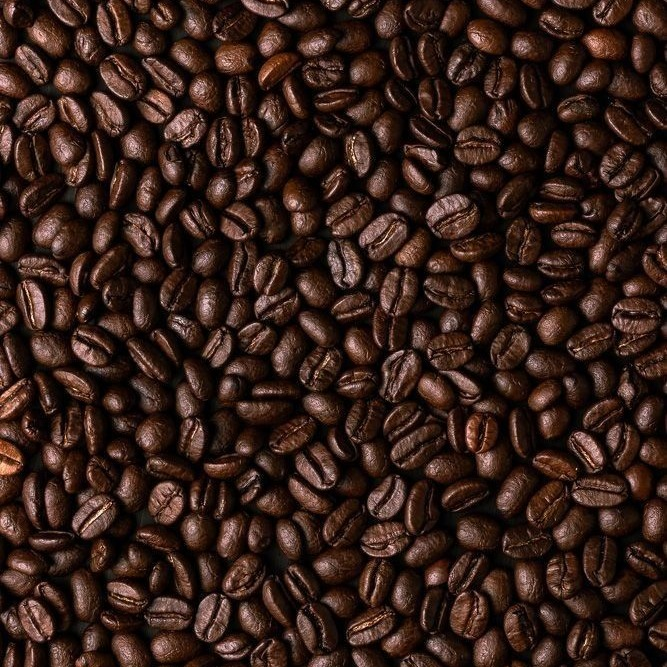
#> input picture klova-coffee-video/source/assets/beans.jpg, 667 x 667 px
$ python -i lib.py   (imports and definitions only)
#> lines starting #> are read from the running program, lines starting #| are printed output that depends on the picture
# -*- coding: utf-8 -*-
"""Shared helpers: palette, paper textures, cut-out sprites, compositing."""
import math, os, zlib
import numpy as np
from PIL import Image, ImageDraw, ImageFont, ImageFilter
from scipy import ndimage

ROOT = os.path.dirname(os.path.abspath(__file__))
W, H = 1080, 1920
FPS = 12

FONT_L = os.path.join(ROOT, 'fonts', 'Lalezar-Regular.ttf')
FONT_C = os.path.join(ROOT, 'fonts', 'Changa.ttf')

# One palette for the whole film (unified look)
C = dict(
    bg=(238, 226, 205), paper=(251, 245, 233), cream=(243, 230, 206),
    kraft=(198, 152, 106), kraft_d=(160, 117, 78), kraft_l=(219, 183, 140),
    esp=(45, 28, 20), brown=(96, 62, 41), brown_l=(138, 92, 60),
    terra=(210, 88, 50), terra_d=(168, 62, 36),
    mustard=(234, 177, 72), mustard_d=(192, 136, 46),
    green=(112, 139, 82), green_d=(78, 103, 58),
    cherry=(196, 54, 44), cherry_d=(138, 32, 28),
    navy=(58, 78, 108), white=(253, 250, 244),
)
SHADOW_RGB = (52, 30, 16)


def rgba(c, a=255):
    return tuple(c[:3]) + (a,)


def seed_of(*parts):
    return zlib.crc32(repr(parts).encode()) & 0xffffffff


def rnd(*parts):
    return np.random.default_rng(seed_of(*parts))


# ---------------------------------------------------------------- textures
def noise_field(h, w, seed, sigma_fine=0.7, coarse_div=10, sigma_coarse=2.0):
    r = np.random.default_rng(seed)
    a = ndimage.gaussian_filter(r.standard_normal((h, w)).astype(np.float32), sigma_fine)
    a /= a.std() + 1e-6
    ch, cw = max(2, h // coarse_div), max(2, w // coarse_div)
    b = ndimage.gaussian_filter(r.standard_normal((ch, cw)).astype(np.float32), sigma_coarse)
    b /= b.std() + 1e-6
    b = np.asarray(Image.fromarray(b, 'F').resize((w, h), Image.BILINEAR))
    return a, b


def texturize(im, fine=0.035, coarse=0.03, seed=0):
    arr = np.asarray(im).astype(np.float32).copy()
    h, w = arr.shape[:2]
    a, b = noise_field(h, w, seed)
    t = 1 + fine * a + coarse * b
    arr[..., :3] *= t[..., None]
    return Image.fromarray(np.clip(arr, 0, 255).astype(np.uint8), 'RGBA')


# [23 lines left out: function cut_border, not called in this run]


# ---------------------------------------------------------------- drawing canvas (supersampled)
class SS:
    """Supersampled RGBA drawing surface; coordinates are in final pixels."""

    # [4 lines left out: function __init__, not called in this run]

    def P(self, x, y):
        return ((x + self.pad) * self.ss, (y + self.pad) * self.ss)

    def pts(self, pts):
        return [self.P(x, y) for x, y in pts]

    # [4 lines left out: function box, not called in this run]

    def ellipse(self, b, fill=None, outline=None, width=0):
        self.d.ellipse(self.box(b), fill=_c(fill), outline=_c(outline), width=int(width * self.ss))

    def circle(self, cx, cy, r, fill=None, outline=None, width=0):
        self.ellipse((cx - r, cy - r, cx + r, cy + r), fill, outline, width)

    def rect(self, b, fill=None, outline=None, width=0):
        self.d.rectangle(self.box(b), fill=_c(fill), outline=_c(outline), width=int(width * self.ss))

    def rrect(self, b, r, fill=None, outline=None, width=0):
        self.d.rounded_rectangle(self.box(b), radius=r * self.ss, fill=_c(fill), outline=_c(outline),
                                 width=int(width * self.ss))

    def poly(self, pts, fill=None, outline=None, width=0):
        self.d.polygon(self.pts(pts), fill=_c(fill), outline=_c(outline), width=int(width * self.ss))

    # [5 lines left out: function line, not called in this run]

    def arc(self, b, start, end, fill, width):
        self.d.arc(self.box(b), start, end, fill=_c(fill), width=int(width * self.ss))

    # [9 lines left out: functions text, paste, not called in this run]

    def result(self):
        return self.im.resize((self.w + 2 * self.pad, self.h + 2 * self.pad), Image.LANCZOS)


# [4 lines left out: function _c, not called in this run]


# ---------------------------------------------------------------- sprites + compositing
class Sprite:
    # [9 lines left out: function __init__, not called in this run]


def make_sprite(im, border=7, border_color=C['white'], seed=0, tex=True, blur=7, rough=0.45):
    if tex:
        im = texturize(im, 0.035, 0.03, seed)
    if border:
        im = cut_border(im, border, border_color, seed + 3, rough)
    return Sprite(im, blur)


# [45 lines left out: functions paste, place, local_to_world, not called in this run]


# ---------------------------------------------------------------- easing
def clamp(v, a=0.0, b=1.0):
    return max(a, min(b, v))


def ease_io(p):
    p = clamp(p)
    return p * p * (3 - 2 * p)


def ease_out(p):
    p = clamp(p)
    return 1 - (1 - p) ** 3


def ease_in(p):
    p = clamp(p)
    return p ** 3


def lerp(a, b, p):
    return a + (b - a) * p


def pop_scale(k):
    """Scale for the k-th image after an item is slapped down (stop-motion overshoot)."""
    return [1.28, 0.93, 1.03, 1.0][k] if 0 <= k < 4 else 1.0


def pop_lift(k):
    return [1.0, 0.25, 0.05, 0.0][k] if 0 <= k < 4 else 0.0

>>> import cv2
>>> picture = cv2.imread('../source/assets/beans.jpg', cv2.IMREAD_GRAYSCALE)
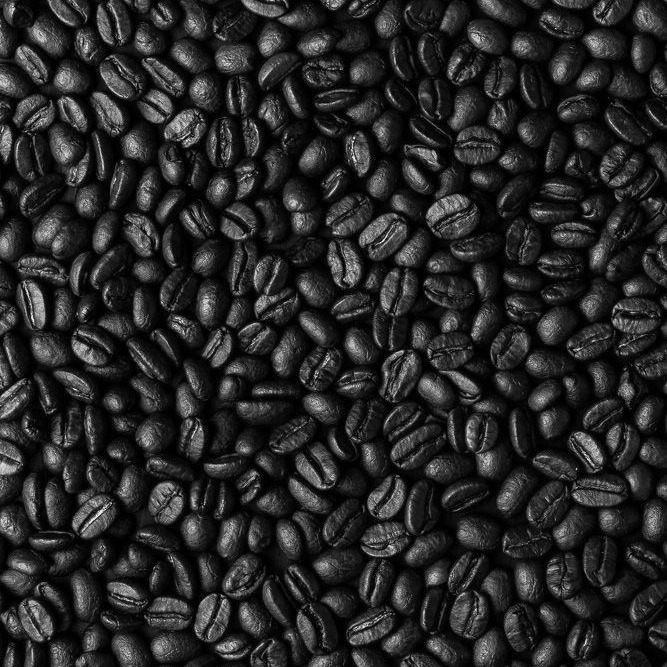
#> picture: shape (667, 667); min 0, max 249, mean 39.7
>>> result = make_sprite(picture)
#> (the run stopped early here; a loop or call above may not have finished)

$ run again, on klova-coffee-video/source/assets/farmer.jpg
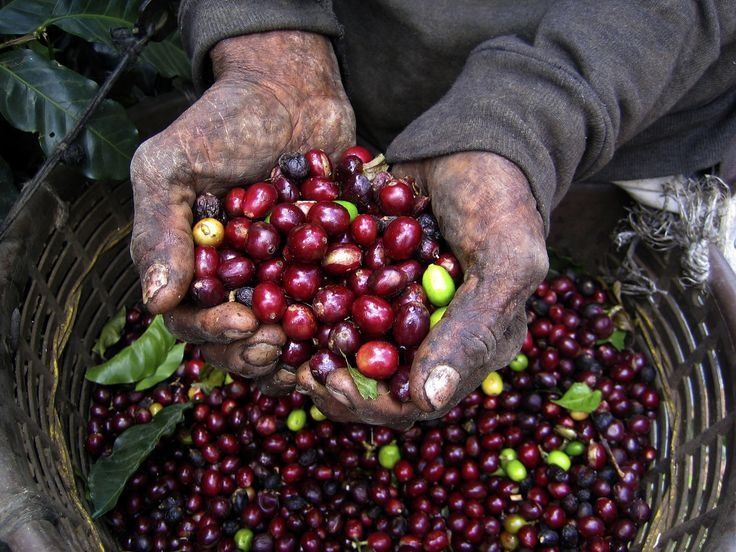
#> input picture klova-coffee-video/source/assets/farmer.jpg, 736 x 552 px
#> `picture = cv2.imread('../source/assets/beans.jpg', cv2.IMREAD_GRAYSCALE)`:
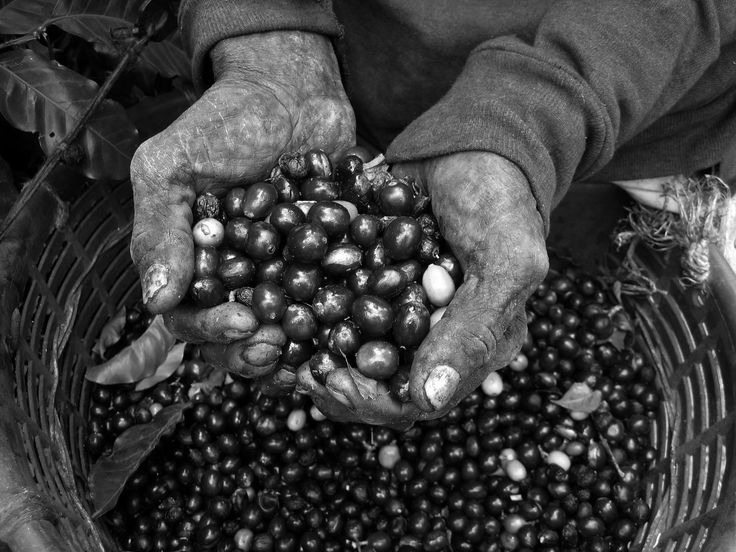
#> picture: shape (552, 736); min 0, max 255, mean 64.4
